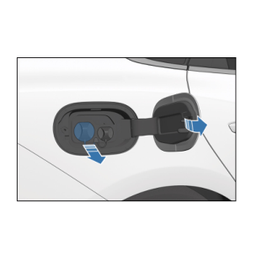
#> input picture evals/datasets/owner_manual_multimodal/images/negative/charging_connector.png, 256 x 256 px
$ python -i native_pdf_image_service.py   (imports and definitions only)   (older library calls are emulated)
#> lines starting #> are read from the running program, lines starting #| are printed output that depends on the picture; after the words box and inside, x2 and y2 are one past the last pixel; in counts of white or black regions, pixels touching at a corner belong together
"""Extract native PDF image assets and every displayed occurrence.

The old ingestion path used an image block's bbox to crop a rendered page.
That mixed the object with page background and neighbouring text.  This module
keeps the PDF's native image bytes as the visual asset and stores page/bbox/
bookmark context separately as occurrences.
"""

from __future__ import annotations

import hashlib
import math
from pathlib import Path
from typing import Any

from service.bookmark_outline_service import section_at_position
from service.hierarchical_chunk_service import stable_chunk_id
from service.visual_region_extractor import nearby_text_candidates


# [264 lines left out: functions extract_native_image_catalog, orientation_signature, oriented_image_path, _save_native_image, _matching_inline_block, _bbox_iou and 1 more, not called in this run]


def _perceptual_hash(path: Path) -> str | None:
    try:
        import cv2
        import numpy as np

        image = cv2.imread(str(path), cv2.IMREAD_UNCHANGED)
#> image is the input picture: shape (256, 256, 3); mean B, G, R 224.1, 223.6, 223.2
        if image is None:
            return None
        foreground = None
        if image.ndim == 3 and image.shape[2] == 4:
            foreground = image[:, :, 3] > 10
            alpha = image[:, :, 3:4].astype("float32") / 255.0
            rgb = image[:, :, :3].astype("float32")
            image = (rgb * alpha + 255.0 * (1.0 - alpha)).astype("uint8")
        elif image.ndim == 3:
            foreground = _border_difference_mask(image)
        gray = cv2.cvtColor(image, cv2.COLOR_BGR2GRAY) if image.ndim == 3 else image
        gray = _crop_to_foreground(gray, foreground)
        gray = _pad_square(gray, 255)
        resized = cv2.resize(gray, (32, 32), interpolation=cv2.INTER_AREA)
        dct = cv2.dct(np.float32(resized))[:8, :8]
        median = float(np.median(dct.reshape(-1)[1:]))
        bits = "".join("1" if float(value) > median else "0" for value in dct.reshape(-1))
        return f"{int(bits, 2):016x}"
    except Exception:
        return None


def _border_difference_mask(image):
    import numpy as np

    border = np.concatenate(
        [
            image[0, :, :3],
            image[-1, :, :3],
            image[:, 0, :3],
            image[:, -1, :3],
        ],
        axis=0,
    )
#> border = 1024 rows, first 8: [255, 255, 255], [255, 255, 255], [255, 255, 255], [255, 255, 255], [255, 255, 255], [255, 255, 255], [255, 255, 255], [255, 255, 255]
    background = np.median(border.astype("float32"), axis=0)
#> background = [255, 255, 255]
    difference = np.max(
        np.abs(image[:, :, :3].astype("float32") - background),
        axis=2,
    )
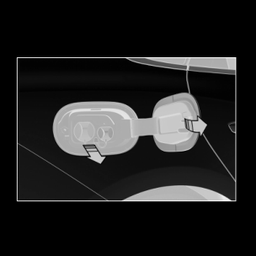
#> difference: shape (256, 256) float32; min 0, max 255, mean 31.9
    mask = difference > 12.0
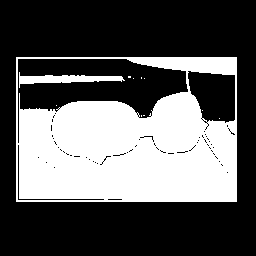
#> mask: shape (256, 256) bool; 35.6% white; 11 white regions (9 under 20 px), largest, box (x1, y1, x2, y2) and area: (16, 57, 237, 202) 22604, (19, 72, 125, 88) 698
    return mask if 0 < int(mask.sum()) < mask.size * 0.98 else None


def _crop_to_foreground(image, mask):
    if mask is None:
        return image
    try:
        import cv2
        import numpy as np

        coords = cv2.findNonZero(mask.astype(np.uint8))
#> coords = contour of 23319 points, box (x1, y1, x2, y2) (16, 57, 237, 202), area 0
        if coords is None:
            return image
        x, y, width, height = cv2.boundingRect(coords)
#> x = 16; y = 57; width = 221; height = 145
        return image[y : y + height, x : x + width]
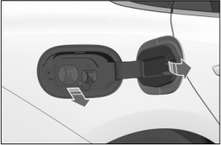
#> returned value: shape (145, 221); min 0, max 255, mean 190.7
    except Exception:
        return image


def _pad_square(image, value: int):
#> called with value = 255
    import numpy as np

    height, width = image.shape[:2]
#> height = 145; width = 221
    size = max(height, width)
#> size = 221
    canvas = np.full((size, size), value, dtype=image.dtype)
    top = (size - height) // 2
#> top = 38
    left = (size - width) // 2
#> left = 0
    canvas[top : top + height, left : left + width] = image
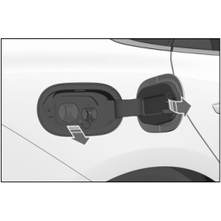
#> canvas: shape (221, 221); min 0, max 255, mean 212.8
    return canvas


# [79 lines left out: functions _dominant_colour, _image_quality, _clean_name_candidates, _exact_asset_key, _digest_hex, not called in this run]

>>> result = _perceptual_hash('../../../evals/datasets/owner_manual_multimodal/images/negative/charging_connector.png')
#> in _perceptual_hash, `resized = cv2.resize(gray, (32, 32), interpolation=cv2.INTER_AREA)`:
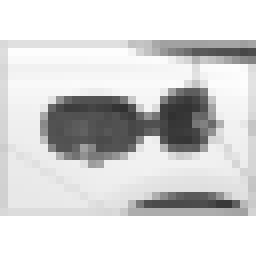
#> resized: shape (32, 32) (shown 8 times larger); min 49, max 255, mean 212.8
#> in _perceptual_hash, `median = float(np.median(dct.reshape(-1)[1:]))`: median = -2.91
#> result = 'e9d9c61639699196'

$ run again, on evals/datasets/owner_manual_multimodal/images/negative/gear_selector.png
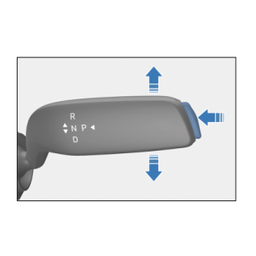
#> input picture evals/datasets/owner_manual_multimodal/images/negative/gear_selector.png, 256 x 256 px
#> in _perceptual_hash, image is the input picture: shape (256, 256, 3); mean B, G, R 228.1, 227.4, 226.7
#> border = 1024 rows, first 8: [255, 255, 255], [255, 255, 255], [255, 255, 255], [255, 255, 255], [255, 255, 255], [255, 255, 255], [255, 255, 255], [255, 255, 255]
#> background = [255, 255, 255]
#> in _border_difference_mask, `mask = difference > 12.0`:
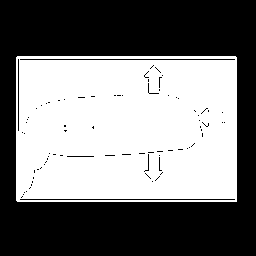
#> mask: shape (256, 256) bool; 48% white; 1 white region, box (x1, y1, x2, y2) and area: (16, 56, 237, 202) 31457
#> coords = contour of 31457 points, box (x1, y1, x2, y2) (16, 56, 237, 202), area 72
#> in _crop_to_foreground, `x, y, width, height = cv2.boundingRect(coords)`: x = 16; y = 56; width = 221; height = 146
#> in _perceptual_hash, `resized = cv2.resize(gray, (32, 32), interpolation=cv2.INTER_AREA)`:
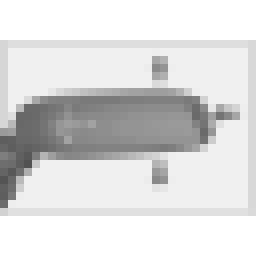
#> resized: shape (32, 32) (shown 8 times larger); min 82, max 255, mean 217.8
#> median = 2.92
#> result = 'a0ffd0003f7bc495'
